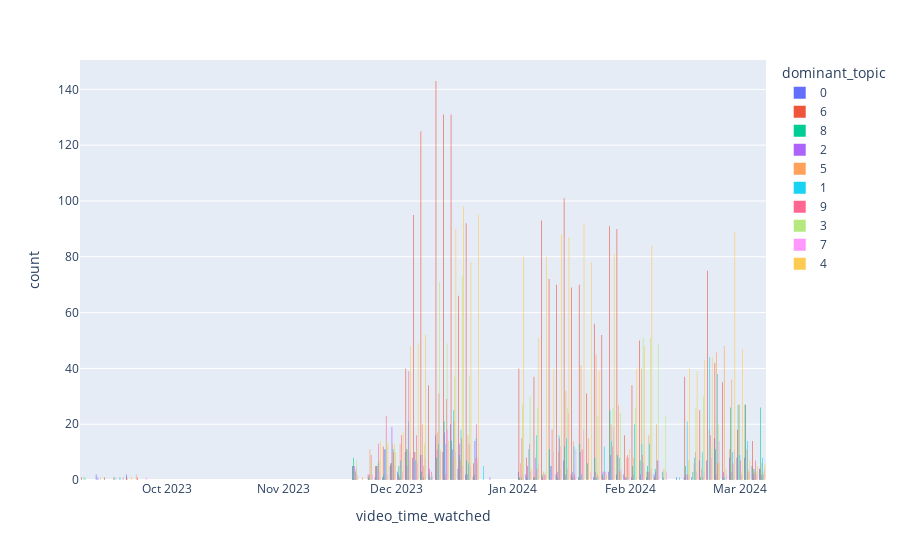

Notebook code for this chart:
### Code cell
fig = px.histogram(df, x="video_time_watched",color="dominant_topic", barmode="group")
fig.show()

### Figure 1 — Plotly figure (JSON) as saved in the notebook; plotly's stock layout.template omitted (floating-point values rounded to 4 significant figures; data arrays with more than 128 entries replaced by an {"elided": "..."} marker saying what was removed)
{"data": [{"alignmentgroup": "True", "bingroup": "x", "hovertemplate": "dominant_topic=0<br>video_time_watched=%{x}<br>count=%{y}<extra></extra>", "legendgroup": "0", "marker": {"color": "#636efa", "pattern": {"shape": ""}}, "name": "0", "offsetgroup": "0", "orientation": "v", "showlegend": true, "type": "histogram", "x": {"elided": "194 str values"}, "xaxis": "x", "yaxis": "y"}, {"alignmentgroup": "True", "bingroup": "x", "hovertemplate": "dominant_topic=6<br>video_time_watched=%{x}<br>count=%{y}<extra></extra>", "legendgroup": "6", "marker": {"color": "#EF553B", "pattern": {"shape": ""}}, "name": "6", "offsetgroup": "6", "orientation": "v", "showlegend": true, "type": "histogram", "x": {"elided": "2170 str values"}, "xaxis": "x", "yaxis": "y"}, {"alignmentgroup": "True", "bingroup": "x", "hovertemplate": "dominant_topic=8<br>video_time_watched=%{x}<br>count=%{y}<extra></extra>", "legendgroup": "8", "marker": {"color": "#00cc96", "pattern": {"shape": ""}}, "name": "8", "offsetgroup": "8", "orientation": "v", "showlegend": true, "type": "histogram", "x": {"elided": "353 str values"}, "xaxis": "x", "yaxis": "y"}, {"alignmentgroup": "True", "bingroup": "x", "hovertemplate": "dominant_topic=2<br>video_time_watched=%{x}<br>count=%{y}<extra></extra>", "legendgroup": "2", "marker": {"color": "#ab63fa", "pattern": {"shape": ""}}, "name": "2", "offsetgroup": "2", "orientation": "v", "showlegend": true, "type": "histogram", "x": {"elided": "219 str values"}, "xaxis": "x", "yaxis": "y"}, {"alignmentgroup": "True", "bingroup": "x", "hovertemplate": "dominant_topic=5<br>video_time_watched=%{x}<br>count=%{y}<extra></extra>", "legendgroup": "5", "marker": {"color": "#FFA15A", "pattern": {"shape": ""}}, "name": "5", "offsetgroup": "5", "orientation": "v", "showlegend": true, "type": "histogram", "x": {"elided": "666 str values"}, "xaxis": "x", "yaxis": "y"}, {"alignmentgroup": "True", "bingroup": "x", "hovertemplate": "dominant_topic=1<br>video_time_watched=%{x}<br>count=%{y}<extra></extra>", "legendgroup": "1", "marker": {"color": "#19d3f3", "pattern": {"shape": ""}}, "name": "1", "offsetgroup": "1", "orientation": "v", "showlegend": true, "type": "histogram", "x": {"elided": "500 str values"}, "xaxis": "x", "yaxis": "y"}, {"alignmentgroup": "True", "bingroup": "x", "hovertemplate": "dominant_topic=9<br>video_time_watched=%{x}<br>count=%{y}<extra></extra>", "legendgroup": "9", "marker": {"color": "#FF6692", "pattern": {"shape": ""}}, "name": "9", "offsetgroup": "9", "orientation": "v", "showlegend": true, "type": "histogram", "x": {"elided": "460 str values"}, "xaxis": "x", "yaxis": "y"}, {"alignmentgroup": "True", "bingroup": "x", "hovertemplate": "dominant_topic=3<br>video_time_watched=%{x}<br>count=%{y}<extra></extra>", "legendgroup": "3", "marker": {"color": "#B6E880", "pattern": {"shape": ""}}, "name": "3", "offsetgroup": "3", "orientation": "v", "showlegend": true, "type": "histogram", "x": {"elided": "869 str values"}, "xaxis": "x", "yaxis": "y"}, {"alignmentgroup": "True", "bingroup": "x", "hovertemplate": "dominant_topic=7<br>video_time_watched=%{x}<br>count=%{y}<extra></extra>", "legendgroup": "7", "marker": {"color": "#FF97FF", "pattern": {"shape": ""}}, "name": "7", "offsetgroup": "7", "orientation": "v", "showlegend": true, "type": "histogram", "x": {"elided": "302 str values"}, "xaxis": "x", "yaxis": "y"}, {"alignmentgroup": "True", "bingroup": "x", "hovertemplate": "dominant_topic=4<br>video_time_watched=%{x}<br>count=%{y}<extra></extra>", "legendgroup": "4", "marker": {"color": "#FECB52", "pattern": {"shape": ""}}, "name": "4", "offsetgroup": "4", "orientation": "v", "showlegend": true, "type": "histogram", "x": {"elided": "1824 str values"}, "xaxis": "x", "yaxis": "y"}], "layout": {"barmode": "group", "legend": {"title": {"text": "dominant_topic"}, "tracegroupgap": 0}, "margin": {"t": 60}, "xaxis": {"anchor": "y", "domain": [0, 1], "title": {"text": "video_time_watched"}}, "yaxis": {"anchor": "x", "domain": [0, 1], "title": {"text": "count"}}}}
